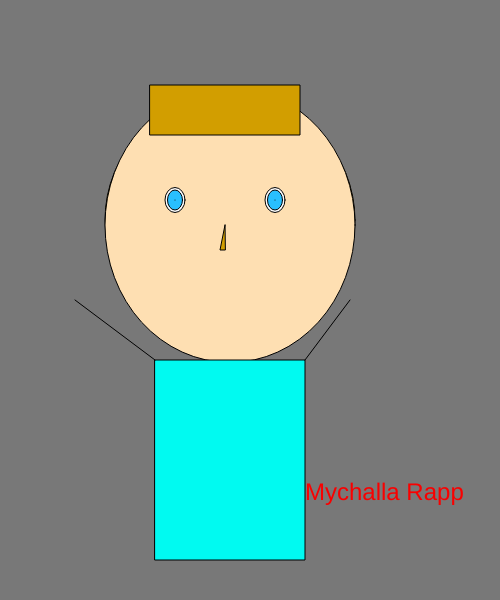
Frame 1 (no input)
Frame 60 (no input): identical to frame 1, image omitted
Frame 120 (the mouse pressed at the canvas centre since frame 60): identical to frame 1, image omitted

The p5.js sketch that drew this single still picture (run headless with seeded random() and noise() and a simulated clock; from frame 60 on, the mouse is pressed at the canvas centre):

// p5.js sketch
// ── sketch.js

var size = 24;
var count = 0;
var eyeonex = 175;
var eyetwox = 275;
var movement = 1;
var circley = 220;
var rectx = 150;
var recty = 85;

function setup()
{
  createCanvas(500,600);
}

function draw()
{
  background(120);
  //hair
  fill(210,158,0);
  circle(230,circley,250);
 
  
  //head
  fill(254,223,178);
  ellipse(230,225,250,275);
  
  fill(210,158,0);
  rect(rectx,recty,150,50);

  //eyes
  fill(252,252,252);
  ellipse(175,200,20,25);
  fill(41,191,254);
  ellipse(eyeonex,200,15,20);
 
   fill(252,252,252);
  ellipse(275,200,20,25);
  fill(41,191,254);
  ellipse(eyetwox,200,15,20);
 
  point(175,200);
  point(275,200);
  //nose
  fill(210,158,0);
  triangle(225,225,220,250,225,250);
  //body
  fill(0,250,241);
  rect(155,360,150,200);
  line(75,300,155,360);
  line(350,300,305,360);
  //name
  fill(250,0,0);
    textSize(size);
 
    text("Mychalla Rapp",305,500 );
  
}
// ── ClassProjects.html
<html>
  <body>
    <title>Class Projects</title>
    <h1>Class Projects</h1>
    <p>Week 2 assignments</p>
    <img src="Artist_Lab.jpg"/>
    <p>Week 2 was the first week where we started coding. We started simple using code.org
       as an introduction and as a way for people to start coding without worrying about
       the actual line of code.</p>
    <p>Week 3 Assignments</p>
    <a href="Homework3.sb3">Homework 3 story</a>
    <p>Week 3's assignment was made with scratch and while the program is similar to
       code.org, the assignment itself was a bit more complex because we had to create a game or story.</p>
    <p>Week 4 assignments</p>
    <img src="app.jpg"/>
    <img src="game.jpg"/>
    <p> For week 4 we had 2 assignments, make some kind of app and a game in code.org</p>
    <p>Week 5 assignments</p>
    <img src="alice_project.jpg"/>
    <p>In week 5 we started using Alice. The programming is similar to code.org and
       scratch but uses 3D objects. This project was a lot of fun and is my favorite
       assignment.</p>
    <p>Week 6 assignments</p>
    <a href="website.html">First page</a>
    <a href="secondpage.html">Second page</a>
    <a href="thirdpage.html">Third page</a>
    <p>For week 6 we started writing line of code in html.</p>
    <p>Week 7 assignments</p>
    <a href="websitestyled.html">Stylized first page</a>
    <a href="secondpagestyled.html">Stylized second page</a>
    <a href="thirdpagestyled.html">Stylized third page</a>
    <p>This week we took our websites and changed the font and styles of the text.</p>
    <p>Week 8 assignments</p>
    <a href="contactus.html">contact us page</a>
    <p>In week 8 we took the third page and added more to it.</a>
    <p>Week 9 assignments</p>
    <a href="portrait.html">Self-Portrait</a>
    <p>In week 9 we created a self-portrait using p5.js.</p>
    <p>Week 10 assignments</p>
    <a href="portraitparttwo.html">The second self portrait</a>
    <p>This week we took our self portraits and made them move</p>
    <p>Week 11 assignments</p>
    <a href="game.html">game</a>
    <p>In week 11 we created a simple game with p5.js.</p>
    <p>Week 12 assignments</p>
    <a href="updatedgame.html">Game with functions</a>
    <p>In week 12 we changed the code in our games to include functions so that the code is easier to read.</p>
    <p>Week 13 assignments</p>
    <a href="finalgame.html">Final game iteration</a>
    <p>In our final week we added arrays to our game code.</a>
    
    
  </body>
</html>
// ── code.js
var characterx = 50;
var charactery = 50;

var w = 87;
var s = 83;
var a = 65;
var d = 68;

var shapex = 45;
var shapey = 75;

var shapexspeed;
var shapeyspeed;

var mouseshapex = 10;
var mouseshapey = 20;


function setup()
{
  createCanvas(500,600);
  shapexspeed = Math.floor(Math.random() * (Math.floor(Math.random() * 10)) + 1);
  shapeyspeed = Math.floor(Math.random() * (Math.floor(Math.random() * 10)) + 1);
}

function draw()
{
  background(0,250,241);
  stroke(0);
  fill(0);
  rect(0,0,width,10);
  rect(0,0,10,height);
  rect(0,height-10,width,10);
  rect(width-10,0,10,height-50);
  
  textSize(19);
  text("EXIT",width-50,height-50);
  
  fill(42,221,0);
  circle(characterx,charactery,30);

  if(keyIsDown(w))
   {
    charactery -= 5;
   }
  if(keyIsDown(s))
   {
    charactery += 5;
   }
  if(keyIsDown(a))
   {
    characterx -= 5;
   }
  if(keyIsDown(d))
   {
    characterx += 5;
   }
  fill(218,0,250);
  square(shapex,shapey,20);
  square(shapex,shapey,30);
  shapexspeed = Math.floor(Math.random() * (Math.floor(Math.random() * 10)) + 1);
  shapeyspeed = Math.floor(Math.random() * (Math.floor(Math.random() * 10)) + 1);
  shapex += shapexspeed;
  shapey += shapeyspeed;
  if(shapex > width)
   {
    shapex = 0
   }
  if(shapex < 0)
   {
    shapex = width;
   }
  if(shapey > height)
   {
    shapey = 0;
   }
  if(shapey < 0)
   {
    shapey = height;
   }
  if(characterx > width && charactery > width - 50)
   {
    fill(0);
    stroke(10);
    textSize(30);
    text("You Win!", width/2-50, height/2-50);
   }
  fill(250,0,18);
  ellipse(mouseshapex,mouseshapey, 30,15);
}
function mouseClicked()
 {
  mouseshapex = mouseX;
  mouseshapey = mouseY;
 }
// ── secondpage.html
<html>
   <body>
      <h1>Second Page</h1>
        <p>Short Storytime: In survival video games, its a common feature to have the
           character sleep to avoid the harder enemies that appear at night. However
           if an enemy is near, the player can't sleep until they leave. Now think about
           the last time you couldn't sleep. You might be thinking, "there was nothing
           in my room!" But are you sure? How do you know your temporary insomnia wasn't
           your body's attempt to keep whatever it was at bay? Guess you'll never know
           now. </p>
    
      <img src="city.jpg" height='300' width='400'/>
      <img src="jars.jpg" height='300' width='400'/>
   </body>
</html>
// ── sketchparttwo.js

var size = 24;
var sizeDirection = 2;
var count = 0;
var eyeonex = 175;
var eyetwox = 275;
var movement = 1;
var circley = 220;
var rectx = 150;
var recty = 85;

function setup()
{
  createCanvas(500,600);
}

function draw()
{
  background(120);
  //hair
  fill(210,158,0);
  circle(230,circley,250);
  circley ++
  
  //head
  fill(254,223,178);
  ellipse(230,225,250,275);
  
  fill(210,158,0);
  rect(rectx,recty,150,50);
  rectx ++
  recty ++
  //eyes
  fill(252,252,252);
  ellipse(175,200,20,25);
  fill(41,191,254);
  ellipse(eyeonex,200,15,20);
    if(eyeonex >= 173 || eyeonex <= 170)
   {
    movement *= -1;
   }
    eyeonex += movement;
   fill(252,252,252);
  ellipse(275,200,20,25);
  fill(41,191,254);
  ellipse(eyetwox,200,15,20);
  if(eyetwox >= 273 || eyetwox <= 270)
    {
      movement *= -1;
    }
     eyetwox += movement;
  point(175,200);
  point(275,200);
  //nose
  fill(210,158,0);
  triangle(225,225,220,250,225,250);
  //body
  fill(0,250,241);
  rect(155,360,150,200);
  line(75,300,155,360);
  line(350,300,305,360);
  //name
  fill(250,0,0);
    textSize(size);
    size+= sizeDirection;
    count++;
    if(count > 5)
    {
     sizeDirection *=-1;
     count = 0;
    }
    text("Mychalla Rapp",305,500 );
  
}
// ── updatedcode.js
var characterx = 50;
var charactery = 50;

var w = 87;
var s = 83;
var a = 65;
var d = 68;

var shapex = 55;
var shapey = 95;
var shapexspeed;
var shapeyspeed;

var shapetwox = 75;
var shapetwoy = 95;
var shapetwoxspeed;
var shapetwoyspeed;

var mouseshapex = 10;
var mouseshapey = 20;


function setup()
{
  createCanvas(500,600);
  shapexspeed = Math.floor(Math.random() * (Math.floor(Math.random() * 10)) + 1);
  shapeyspeed = Math.floor(Math.random() * (Math.floor(Math.random() * 10)) + 1);
  shapetwoxspeed = Math.floor(Math.random() * (Math.floor(Math.random() * 5)) + 1);
  shapetwoyspeed = Math.floor(Math.random() * (Math.floor(Math.random() * 5)) + 1);
}

function draw()
{
  background(0,250,241);
  stroke(0);
  fill(0);
  createBorders(); 
  createCharacter();
  characterMovement();
  shapeoneMovement();
  shapetwoMovement();
  victoryMessage();
  mouseShape();
}
function mouseClicked()
 {
  mouseshapex = mouseX;
  mouseshapey = mouseY;
 }
function createBorders()
  {
   rect(0,0,width,10);
  rect(0,0,10,height);
  rect(0,height-10,width,10);
  rect(width-10,0,10,height-50);
  textSize(19);
  text("EXIT",width-50,height-50);
  }
 function createCharacter()
  {
    fill(42,221,0);
  circle(characterx,charactery,30);
  }
 function characterMovement()
  {
    if(keyIsDown(w))
   {
    charactery -= 5;
   }
  if(keyIsDown(s))
   {
    charactery += 5;
   }
  if(keyIsDown(a))
   {
    characterx -= 5;
   }
  if(keyIsDown(d))
   {
    characterx += 5;
   }
  }
 function shapeoneMovement()
  {
    fill(218,0,250);
  square(shapex,shapey,20);
  square(shapex,shapey,30);
  shapexspeed = Math.floor(Math.random() * (Math.floor(Math.random() * 10)) + 1);
  shapeyspeed = Math.floor(Math.random() * (Math.floor(Math.random() * 10)) + 1);
  shapex += shapexspeed;
  shapey += shapeyspeed;
  if(shapex > width)
   {
    shapex = 0
   }
  if(shapex < 0)
   {
    shapex = width;
   }
  if(shapey > height)
   {
    shapey = 0;
   }
  if(shapey < 0)
   {
    shapey = height;
   }
  }
 function shapetwoMovement()
  {
    fill(252,184,1);
  square(shapetwox,shapetwoy,20);
  square(shapetwox,shapetwoy,30);
  shapetwoxspeed = Math.floor(Math.random() * (Math.floor(Math.random() * 10)) + 1);
  shapetwoyspeed = Math.floor(Math.random() * (Math.floor(Math.random() * 10)) + 1);
  shapetwox += shapetwoxspeed;
  shapetwoy += shapetwoyspeed;
  if(shapetwox > width)
   {
    shapetwox = 0
   }
  if(shapetwox < 0)
   {
    shapetwox = width;
   }
  if(shapetwoy > height)
   {
    shapetwoy = 0;
   }
  if(shapetwoy < 0)
   {
    shapetwoy = height;
   }
  }
 function victoryMessage()
  {
   
  if(characterx > width && charactery > width - 50)
   {
    fill(0);
    stroke(10);
    textSize(30);
    text("You Win!", width/2-50, height/2-50);
   }
  }
 function mouseShape()
  {
   fill(250,0,18);
  ellipse(mouseshapex,mouseshapey, 30,15);
  }
// ── updatedgame.html
<html>
  <head>
    <title>Game</title>
    <heading>Simple Game</heading>
    <script src="https://cdnjs.cloudflare.com/ajax/libs/p5.js/1.1.9/p5.min.js"></script>
    <script src="updatedcode.js"></script>
  </head>
  <body>
   
  </body>
</html>
// ── website2.html
<html>
   <body>
     <h1>Homepage</h1>
     <p style= "color:red;">Hobbies</p>
       <ol>
           <li>Drawing</li>
           <li>Reading</li>
           <li>Playing video games</li>
       </ol>
      <p>Favorite Restaurants</p>
       <ul>
           <li>Hwy 55</li>
           <li>Wendy's</li>
           <li>Jade Garden</li>
           <a href="www.hwy55.com">Hwy 55 website link</a>
           <a href="www.wendys.com>Wendy's website link</a>
           <a href="www.jadegardenhelena.com">Jade Garden website link</a>
       </ul>
      <p>Favorite Websites</p>
       <ul>
          <li>YouTube</li>
          <li>Reddit</li>
          <li>Gamerant</li>
          <li>Gamesradar</li>
          <a href="www.youtube.com">Youtube link</a>
          <a href="www.reddit.com">Reddit link</a>
          <a href="www.gamerant.com">Gamerant link</a>
          <a href="www.gamesradar.com">Gamesradar link</a>
       </ul>
      <a href="secondpage.html">Go to my second page</a>
      <a href="thirdpage.html">Go to my third page</a>
      <a href="ClassProjects.html">Look at my class projects</a>
    </body>   
</html>
// ── websitestyled.html
<html>
   <body>
     <h1>Homepage</h1>
       <style>
         span{font-family: Century Gothic color: blue;}
     <p>Hobbies</p>
       <ol>
           <li>Drawing</li>
           <li>Reading</li>
           <li>Playing video games</li>
       </ol>
      <p>Favorite Restaurants</p>
       <ul>
           <li>Hwy 55</li>
           <li>Wendy's</li>
           <li>Jade Garden</li>
           <a href="www.hwy55.com">Hwy 55 website link</a>
           <a href="www.wendys.com>Wendy's website link</a>
           <a href="www.jadegardenhelena.com">Jade Garden website link</a>
       </ul>
      <p>Favorite Websites</p>
       <ul>
          <li>YouTube</li>
          <li>Reddit</li>
          <li>Gamerant</li>
          <li>Gamesradar</li>
          <a href="http://www.youtube.com">Youtube link</a>
          <a href="http://www.reddit.com">Reddit link</a>
          <a href="http://www.gamerant.com">Gamerant link</a>
          <a href="http://www.gamesradar.com">Gamesradar link</a>
       </ul>
      <a href="secondpagestyled.html">Go to my second page</a>
      <a href="thirdpagestyled.html">Go to my third page</a>
    </body>   
</html>
